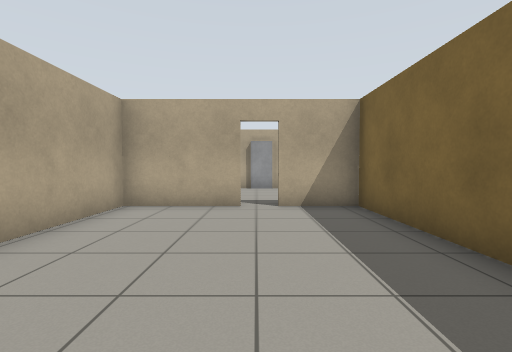
[1] (above)

16 first-person views from a walk through a world built for the Gazebo simulator. The camera is 0.94 m above the floor, tilts 2° down and sees 85° across. The floor is counted in squares, 1 m on a side. Each view is taken from the middle of a square. On the plan, view 1 faces up. The plan holds only what a view shows up to about 11 squares ahead; the rest is blank.

[2]
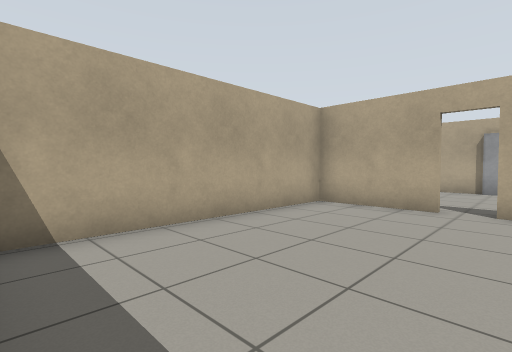

[3]
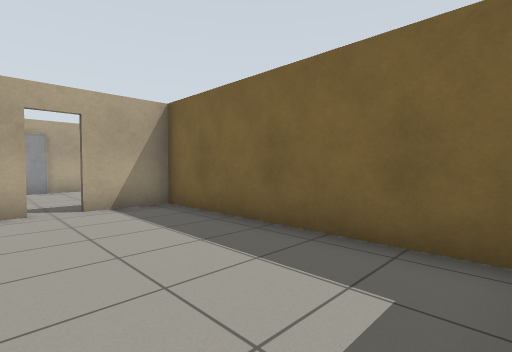

[4]
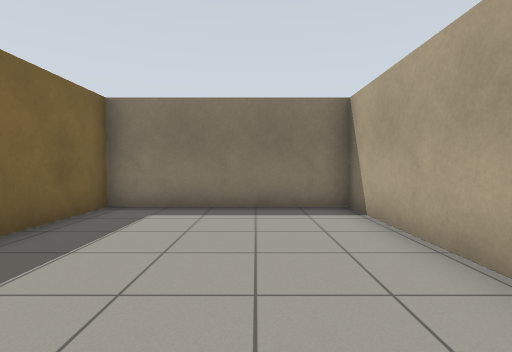

[5]
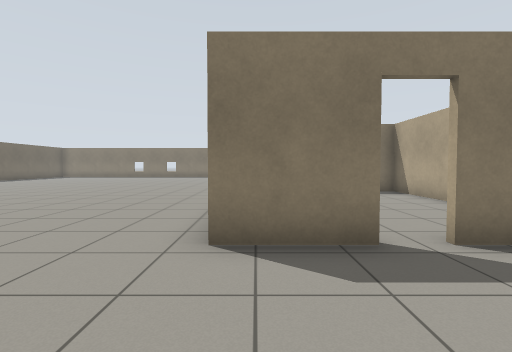

[6]
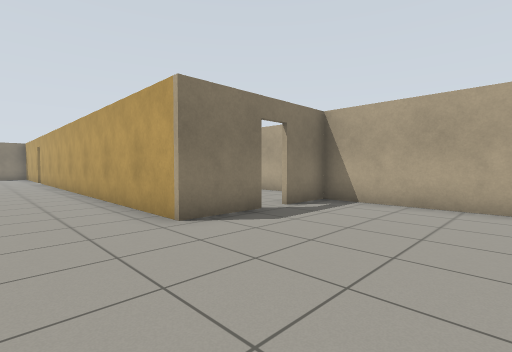

[7]
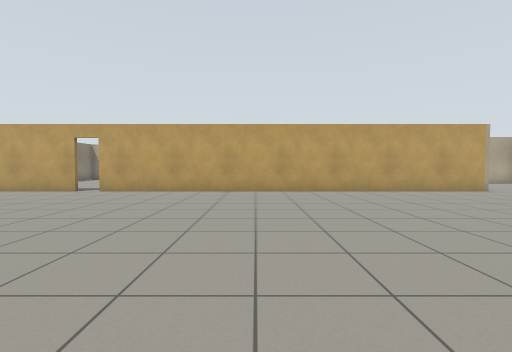

[8]
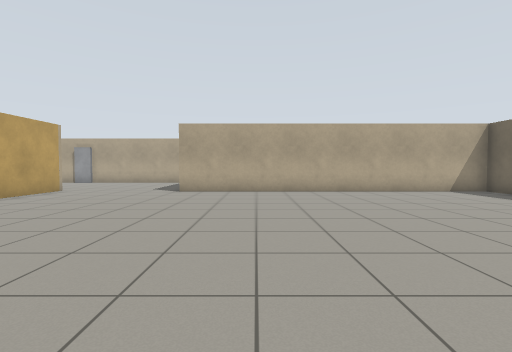

[9]
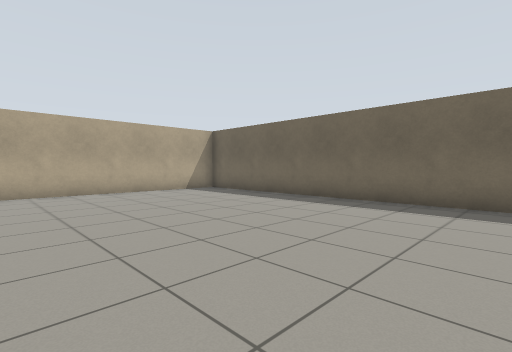

[10]
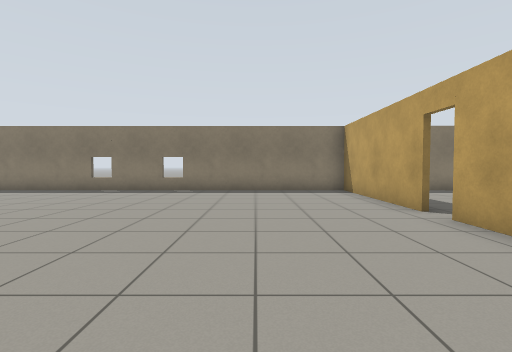

[11]
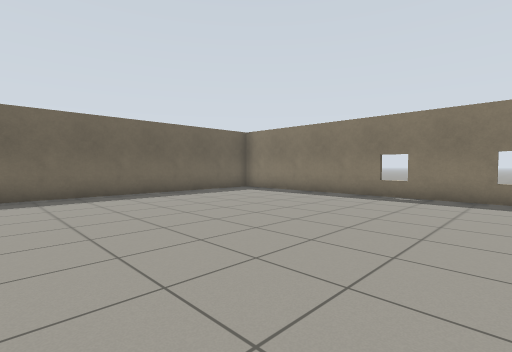

[12]
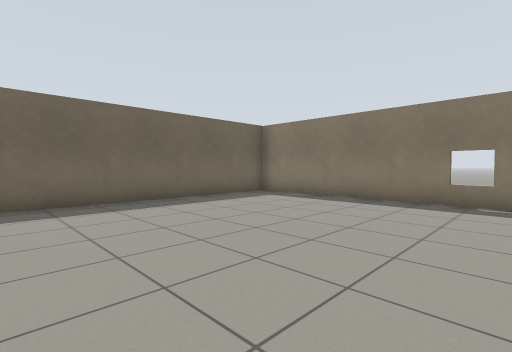

[13]
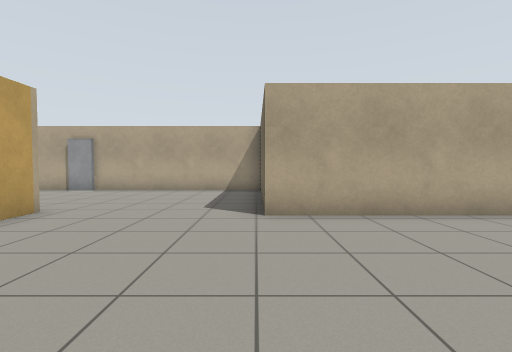

[14]
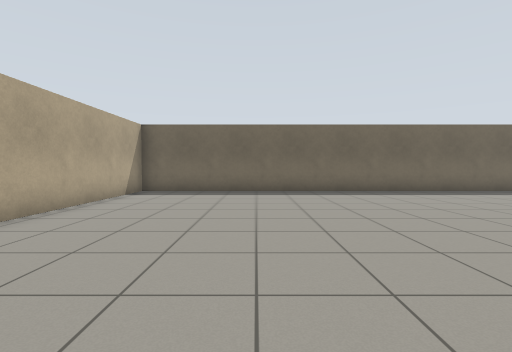

[15]
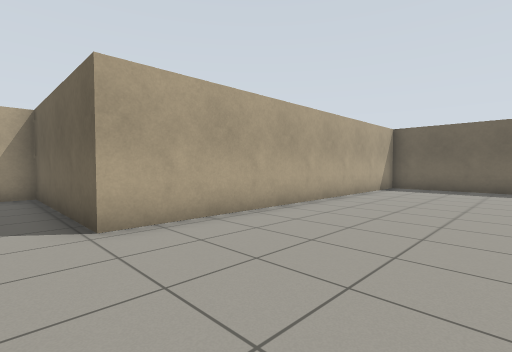

[16]
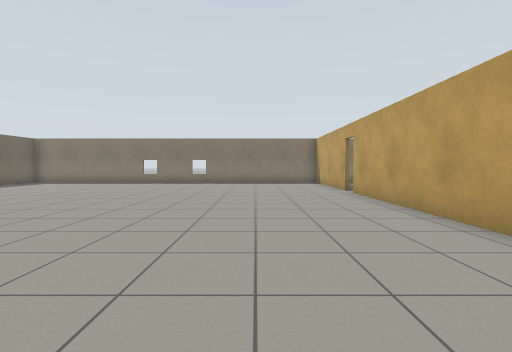

### Floor plan
Points are (right, up) in squares from view 1. A wall is a line through its corners. A room is listed if a view was taken in it or the views show most of it. See-through windows are left out.
Room 1 (views 1, 2, 3, 4)
walls: (-0.3, 6.6) (-3.1, 6.6) (-3.1, -0.4) (2.4, -0.4) (2.4, 6.6) (0.5, 6.6)
ways out: open door at (0, 7) to room 2
Room 2 (views 5, 6, 7, 8, 9, 10, 11, 12, 13, 14, 15, 16)
walls: (2.6, -8.6) (2.6, -13.9) (18.5, -13.9) (18.5, 6.3) (7.2, 6.3) (7.2, 11.9) (-1.5, 11.9); (0.5, 6.7) (2.6, 6.7) (2.6, -7.9); (-2, 10.8) (-2, 6.7) (-0.3, 6.7)
ways out: open door at (0, 7) to room 1; open door at (2.5, -8.5)
objects: door leaf (0, 12)

Where each view was taken, in squares from view 1:
view 1: 0 up, 0 right, facing up
view 2: 0 up, 1 right, facing up-left
view 3: 0 up, 1 left, facing up-right
view 4: 6 up, 1 left, facing down
view 5: 10 up, 2 right, facing down
view 6: 11 up, 5 right, facing down-left
view 7: 2 down, 13 right, facing left
view 8: 4 down, 10 right, facing up
view 9: 4 down, 11 right, facing up-right
view 10: 3 down, 6 right, facing down
view 11: 5 down, 9 right, facing down-right
view 12: 6 down, 11 right, facing down-right
view 13: 1 up, 7 right, facing up
view 14: 2 up, 8 right, facing right
view 15: 2 up, 6 right, facing up-right
view 16: 2 up, 6 right, facing down
